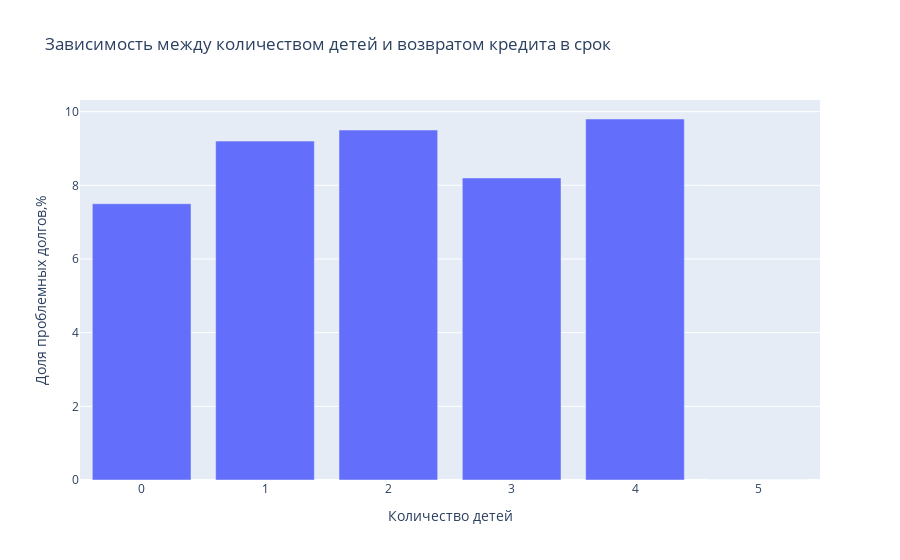

Write notebook code for a chart like this one.
### Code cell
#визуализируем соотношение количества детей и неплатежей
create_barchart(kids_crosstab.columns,kids_crosstab.loc['share_of_problems'],
                'Зависимость между количеством детей и возвратом кредита в срок','Количество детей'
)

### Figure 1 — Plotly figure (JSON) as saved in the notebook; plotly's stock layout.template omitted (floating-point values rounded to 4 significant figures)
{"data": [{"type": "bar", "x": [0, 1, 2, 3, 4, 5], "y": [7.5, 9.2, 9.5, 8.2, 9.8, 0]}], "layout": {"title": {"text": "Зависимость между количеством детей и возвратом кредита в срок"}, "xaxis": {"title": {"text": "Количество детей"}}, "yaxis": {"title": {"text": "Доля проблемных долгов,%"}}}}
